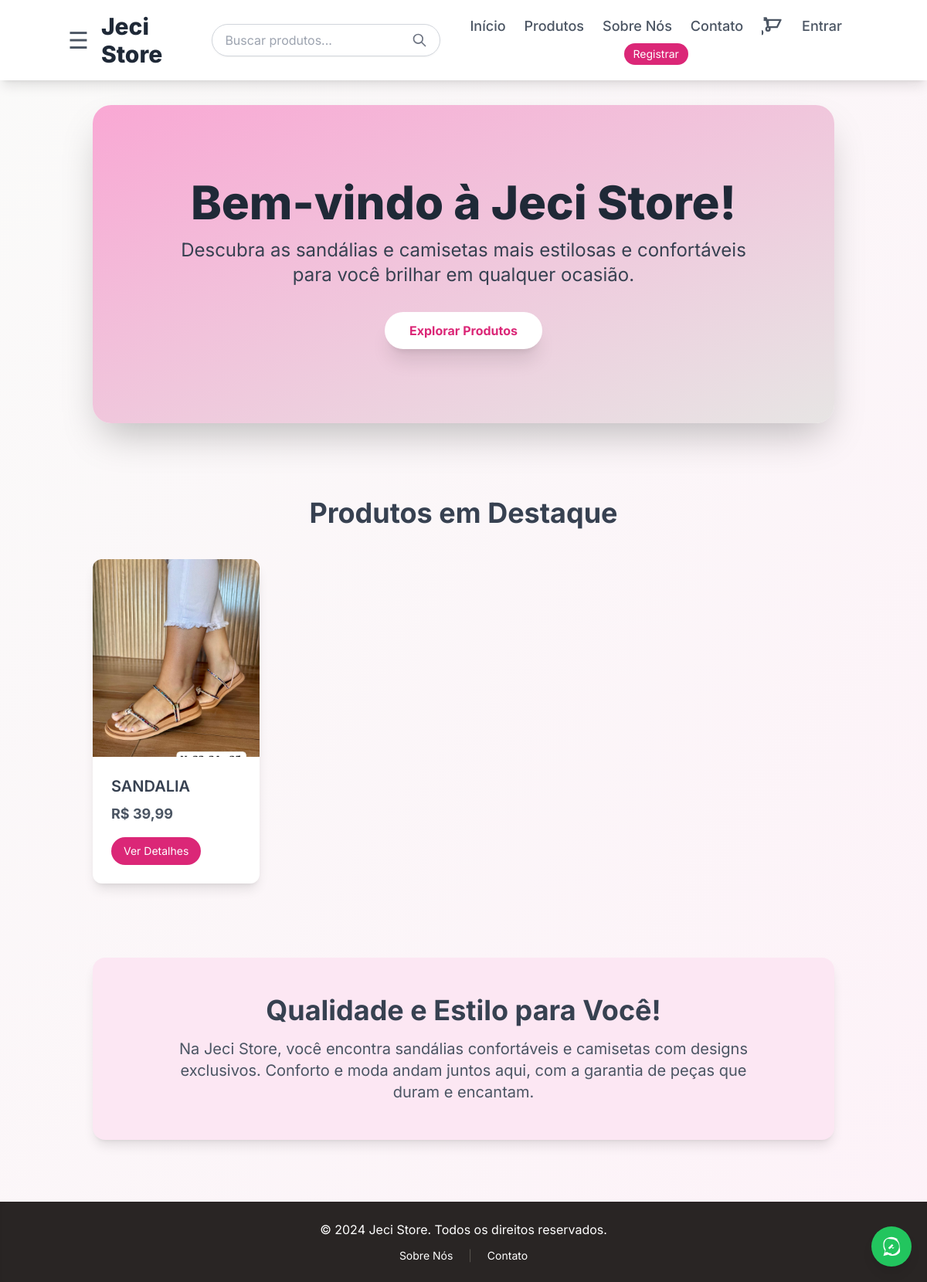
The page / on the database its author committed.
### store/models.py (models this page shows, shortened)
class Product(models.Model):
    name = models.CharField(max_length=200, verbose_name="Nome do Produto")
    description = models.TextField(verbose_name="Descrição")
    price = models.DecimalField(max_digits=10, decimal_places=2, verbose_name="Preço")
    image = models.ImageField(
        upload_to='products/',
        blank=True,
        null=True,
        verbose_name="Imagem do Produto"
    )
    category = models.ForeignKey(
        Category,
        on_delete=models.SET_NULL,
        null=True,
        blank=True,
        related_name='products', # Permite acessar produtos de uma categoria.
        verbose_name="Categoria"
    )
    seller = models.ForeignKey(
        User,
        on_delete=models.SET_NULL,
        null=True,
        blank=True,
        related_name='products_listed', # Permite acessar os produtos listados por um usuário.
        verbose_name="Vendedor"
    )
    stock = models.PositiveIntegerField(default=0, verbose_name="Estoque")
    tracking_code = models.CharField(
        max_length=50,
        blank=True,
        null=True,
        unique=True, # Garante que cada código de rastreamento seja único
        verbose_name="Código de Rastreamento"
    )
    is_featured = models.BooleanField(default=False, verbose_name="Destaque na Home")
    created_at = models.DateTimeField(auto_now_add=True, verbose_name="Criado Em")
    updated_at = models.DateTimeField(auto_now=True, verbose_name="Atualizado Em")
    class Meta:
        verbose_name_plural = "Produtos"
        ordering = ['name']

### store/views.py (the view)
# urls.py: path('', home_view, name='home'),
def home_view(request):
    featured_products = Product.objects.filter(is_featured=True, stock__gt=0)[:4] # Apenas produtos em estoque
    categories = get_categories_tree() # Obtém a árvore de categorias
    context = {
        'featured_products': featured_products,
        'page_title': 'Bem-vindo à Jeci Store!',
        'categories': categories, # Passa as categorias para o template
    }
    return render(request, 'home.html', context)

### store/context_processors.py (called while the page is built, shortened)
def cart_items_count(request):
    cart_count = 0
    if request.user.is_authenticated:
        if hasattr(request.user, 'cart'):
            cart_count = request.user.cart.items.count()
    return {'cart_items_count': cart_count}

### store/views.py (called while the page is built)
def get_categories_tree():
    root_categories = Category.objects.filter(parent__isnull=True).prefetch_related('children')
    return root_categories

### templates/home.html
{% extends 'base.html' %}
{% block content %}
    <section class="relative text-center py-16 md:py-24 bg-gradient-to-br from-pink-300 to-stone-200 text-gray-800 rounded-3xl shadow-2xl overflow-hidden mb-12">
        <div class="absolute inset-0 bg-pattern opacity-10"></div>
        <div class="relative z-10">
            <h1 class="text-5xl md:text-6xl font-extrabold mb-4 animate-fade-in">Bem-vindo à Jeci Store!</h1>
            <p class="text-xl md:text-2xl mb-8 max-w-3xl mx-auto animate-fade-in-delay-1 text-gray-700">Descubra as sandálias e camisetas mais estilosas e confortáveis para você brilhar em qualquer ocasião.</p>
            <a href="{% url 'store:product_list' %}" class="bg-white text-pink-600 hover:bg-gray-100 font-bold py-3 px-8 rounded-full shadow-xl transition duration-300 ease-in-out transform hover:scale-105 hover:-translate-y-1 inline-block animate-fade-in-delay-2">
                Explorar Produtos
            </a>
        </div>
    </section>
    <section class="py-12">
        <h2 class="text-4xl font-bold text-center text-gray-700 mb-10">Produtos em Destaque</h2>
        <div class="grid grid-cols-1 sm:grid-cols-2 lg:grid-cols-4 gap-8">
            {% if featured_products %}
                {% for product in featured_products %}
                    <div class="group bg-white rounded-xl shadow-lg overflow-hidden transform transition duration-300 hover:scale-105 hover:shadow-xl relative">
                        <a href="{% url 'store:product_detail' pk=product.pk %}">
                            {% if product.image %}
                                <img src="{{ product.image.url }}" alt="{{ product.name }}" class="w-full h-64 object-cover transition duration-300 group-hover:opacity-85">
                            {% else %}
                                <img src="https://placehold.co/400x400/cccccc/ffffff?text=Sem+Imagem" alt="Sem Imagem" class="w-full h-64 object-cover">
                            {% endif %}
                        </a>
                        <div class="p-6">
                            <h3 class="text-xl font-semibold text-gray-700 mb-2 group-hover:text-pink-600 transition duration-200">{{ product.name }}</h3>
                            <p class="text-gray-600 text-lg font-bold">R$ {{ product.price|floatformat:2 }}</p>
                            <a href="{% url 'store:product_detail' pk=product.pk %}" class="mt-4 inline-block bg-pink-600 text-white py-2 px-4 rounded-full hover:bg-pink-700 transition duration-300 text-sm">
                                Ver Detalhes
                            </a>
                        </div>
                    </div>
                {% endfor %}
            {% else %}
                <p class="text-center text-gray-600 col-span-full py-8 text-xl">Nenhum produto em destaque no momento. Adicione produtos no painel de administração!</p>
            {% endif %}
        </div>
    </section>
    <section class="py-12 bg-pink-100 rounded-2xl shadow-lg text-center mt-12 animate-fade-in-delay-2">
        <h2 class="text-3xl md:text-4xl font-bold text-gray-700 mb-4">Qualidade e Estilo para Você!</h2>
        <p class="text-lg md:text-xl text-gray-600 max-w-3xl mx-auto px-4">Na Jeci Store, você encontra sandálias confortáveis e camisetas com designs exclusivos. Conforto e moda andam juntos aqui, com a garantia de peças que duram e encantam.</p>
    </section>
{% endblock %}

### templates/base.html (style rules this page uses)
body { font-family: 'Inter', sans-serif; }
.animate-fade-in { animation: fadeIn 0.6s ease-out forwards; }
.animate-fade-in-delay-1 { animation: fadeIn 0.8s ease-out forwards; animation-delay: 0.2s; }
.animate-fade-in-delay-2 { animation: fadeIn 1s ease-out forwards; animation-delay: 0.4s; }

### rows shown on the page
Product: image (picture), name "SANDALIA", price "39,99"
